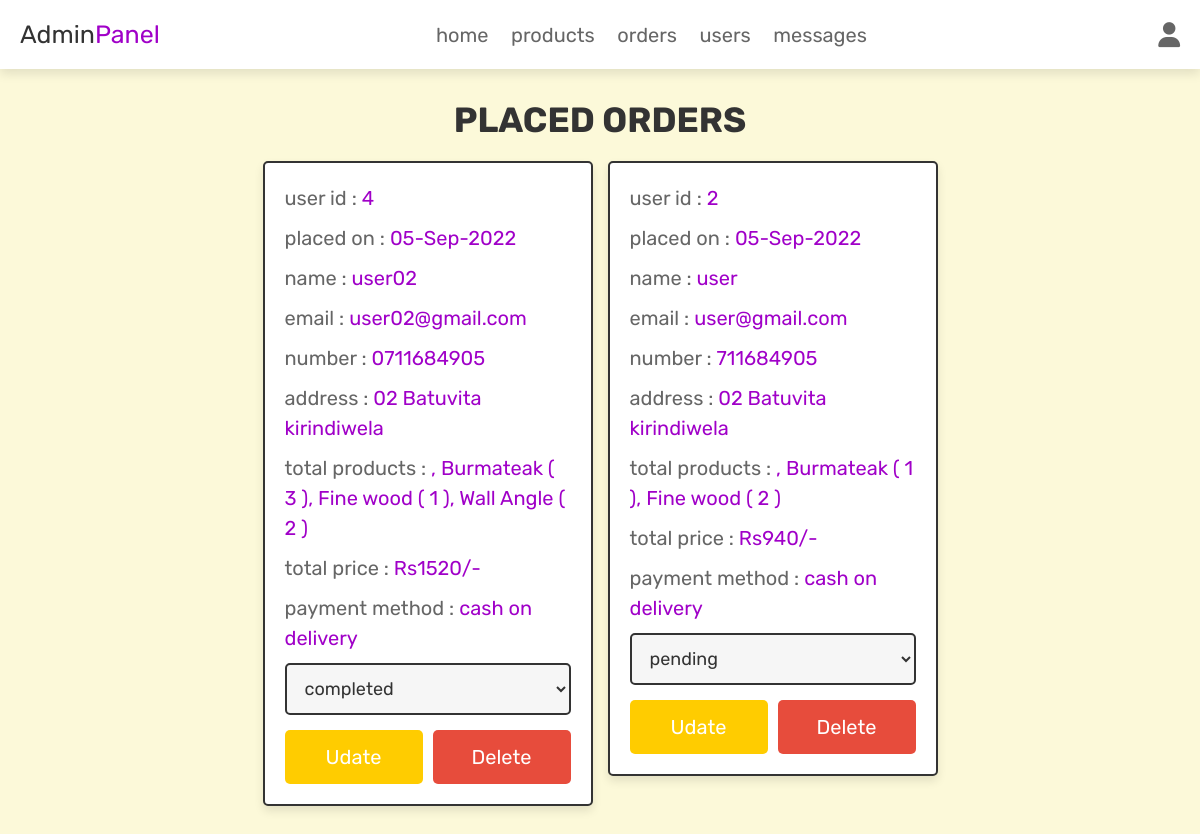
Page /admin_orders.php (signed in) on the committed database.
### tables this page shows
CREATE TABLE `orders` (
  `id` int(100) NOT NULL,
  `user_id` int(100) NOT NULL,
  `name` varchar(100) NOT NULL,
  `number` varchar(12) NOT NULL,
  `email` varchar(100) NOT NULL,
  `method` varchar(50) NOT NULL,
  `address` varchar(500) NOT NULL,
  `total_products` varchar(1000) NOT NULL,
  `total_price` int(100) NOT NULL,
  `placed_on` varchar(50) NOT NULL,
  `payment_status` varchar(20) NOT NULL DEFAULT 'pending'
);

### admin_orders.php (the view, shortened to what this page needs)
<?php
@include 'config.php';
?>
<!DOCTYPE html>
<html lang="en">
<head>
   <link rel="stylesheet" href="https://cdnjs.cloudflare.com/ajax/libs/font-awesome/6.1.1/css/all.min.css">
   <link rel="stylesheet" href="css/admin.css">
</head>
<body>
<?php include 'admin_header.php'; ?>
<section class="placed-orders">
   <h1 class="title">placed orders</h1>
   <div class="box-container">
      <?php
         $select_orders = $conn->prepare("SELECT * FROM `orders`");
         $select_orders->execute();
         if($select_orders->rowCount() > 0){
            while($fetch_orders = $select_orders->fetch(PDO::FETCH_ASSOC)){
      ?>
      <div class="box">
         <p> user id : <span><?= $fetch_orders['user_id']; ?></span> </p>
         <p> placed on : <span><?= $fetch_orders['placed_on']; ?></span> </p>
         <p> name : <span><?= $fetch_orders['name']; ?></span> </p>
         <p> email : <span><?= $fetch_orders['email']; ?></span> </p>
         <p> number : <span><?= $fetch_orders['number']; ?></span> </p>
         <p> address : <span><?= $fetch_orders['address']; ?></span> </p>
         <p> total products : <span><?= $fetch_orders['total_products']; ?></span> </p>
         <p> total price : <span>Rs<?= $fetch_orders['total_price']; ?>/-</span> </p>
         <p> payment method : <span><?= $fetch_orders['method']; ?></span> </p>
         <form action="" method="POST">
            <select name="update_payment" class="drop-down">
               <option value="" selected disabled><?= $fetch_orders['payment_status']; ?></option>
            </select>
            <div class="flex-btn">
               <input type="submit" name="update_order" class="option-btn" value="udate">
               <a href="admin_orders.php?delete=<?= $fetch_orders['id']; ?>" class="delete-btn" onclick="return confirm(' this order delete?');">delete</a>
            </div>
         </form>
      </div>
      <?php
         }
      }else{
         echo '<p class="empty">no orders placed yet!</p>';
      }
      ?>
   </div>
</section>
</body>
</html>

### css/admin.css (style rules this page uses)
.placed-orders .box-container { display: grid; grid-template-columns: repeat(auto-fit, 33rem); gap:1.5rem; align-items: flex-start; justify-content:center; }
.placed-orders .box-container .box { border:var(--border); box-shadow: var(--box-shadow); background-color: var(--white); border-radius: .5rem; padding:2rem; }
.placed-orders .box-container .box p { margin-bottom: 1rem; line-height: 1.5; font-size: 2rem; color:var(--light-color); }
.placed-orders .box-container .box p span { color:var(--purple); }
.placed-orders .box-container .box .drop-down { width: 100%; padding:1.2rem 1.4rem; font-size: 1.8rem; border:var(--border); border-radius: .5rem; background-color: var(--light-bg); margin-bottom: .5rem; }

### css/main.css (style rules this page uses)
:root { --purple:#a000c8; --yellow:#FFCC00; --red:#e74c3c; --black:#333; --light-color:#666; --white:#fff; --light-bg:#f6f6f6; --warm-light:#FCF9D9; --brown:#321414; --border:.2rem solid var(--black); --box-shadow:0 .5rem 1rem rgba(0,0,0,.1); }
* { font-family: 'Rubik', sans-serif; margin:0; padding:0; box-sizing: border-box; outline: none; border:none; text-decoration: none; color:var(--black); }
body { background-color: var(--warm-light); }
html { font-size: 62.5%; overflow-x: hidden; scroll-behavior: smooth; scroll-padding-top: 6.5rem; }
section { padding: 3rem 2rem; max-width: 1200px; margin: 0 auto; }
.btn, .delete-btn, .option-btn { display: block; width: 100%; margin-top: 1rem; border-radius: .5rem; color: var(--white); font-size: 2rem; padding: 1.5rem 3rem; text-transform: capitalize; cursor: pointer; text-align: center; }
.delete-btn { background-color: var(--red); }
.option-btn { background-color: var(--yellow); }
.flex-btn { display: flex; flex-wrap: wrap; gap: 1em; }
.flex-btn >* { flex: 1; }
.title { text-align: center; margin-bottom: 2rem; text-transform: uppercase; color: var(--black); font-size: 3.5rem; }

### rows in the picture
orders: user "4", placed_on "05-Sep-2022", name "user02", email "user02@gmail.com", number "0711684905", address "02 Batuvita kirindiwela", total_products ", Burmateak ( 3 ), Fine wood ( 1 ), Wall Angle ( 2 )", total_price "1520", method "cash on delivery", update_payment "completed"
orders: user "2", placed_on "05-Sep-2022", name "user", email "user@gmail.com", number "711684905", address "02 Batuvita kirindiwela", total_products ", Burmateak ( 1 ), Fine wood ( 2 )", total_price "940", method "cash on delivery", update_payment "pending"
